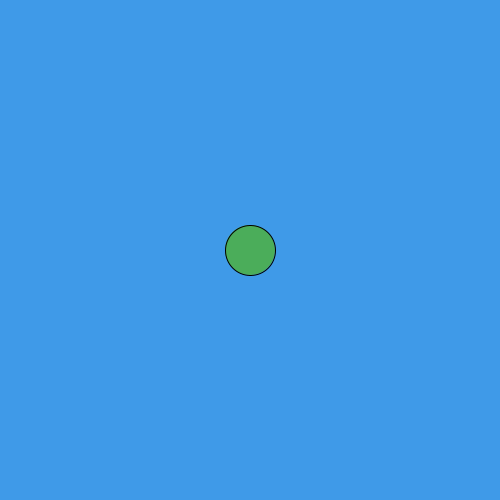
Frame 1 (no input)
Frame 60 (the mouse pressed at the canvas centre just before this capture): identical to frame 1, image omitted
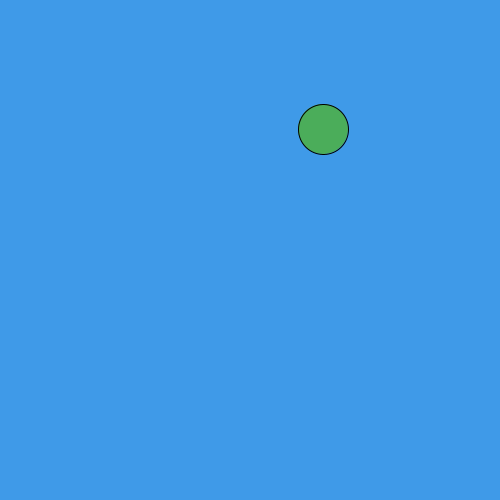
Frame 120 (the mouse held since frame 60 and released just before this capture)

The Processing sketch that drew these frames (run headless with seeded random() and noise(); from frame 60 on, the mouse is pressed at the canvas centre):

// Processing sketch: slippery_dot
// ── slippery_dot.pde

 // Make a slippery dot. When you click on the dot it will slide to a new location.
 
 
 // 1. Create three integer variables to represent the x, y, and the size of the ellipse
    int x = 250;
    int y = 250;
    int size = 50;
    void setup() {
      // 2. Set the size of your sketch
    size(500,500);
    }
    
    void draw() {
    
      // 3. Set the background color of your sketch
      background(#3F9AE8);
      // 4. Draw an ellipse using the variables created at the top of the sketch for the location and size of your ellipse.
      fill(#4BAD5A);
      ellipse(x, y, size, size);
      //    Make sure it fits in the window. Change the variables if it does not.
    
    
    }
    
    /******** This method gets called automatically when you press the mouse ************/
    void mousePressed() {
      //5. Create an integer variable called distance
      //6. The getDistanceFromMouse() method below returns a number.
      //   Set the value of your distance variable to the value returned by the getDistance method
      //   You will need to pass the x and y location of your ellipse to this method.
      int distance = getDistanceFromMouse(x,y);       
          
      //7.  Use an if statement to check if your distance variable is < the radius of the ellipse
      //    If it is, make a new x AND y for the ellipse, for a new random location on the window
      //    Hint: Use code like this      x = (int) random(width);
       if (distance < 25) {
         x = (int) random(width);
         y = (int) random(width);
       }
    }
    
    /********  This method gives you the number of pixels between the mouse and the x,y point ***********/
    int getDistanceFromMouse(int x, int y) {
      return (int)Math.sqrt(Math.pow((mouseX-x),2) + Math.pow((mouseY-y),2));
    }
